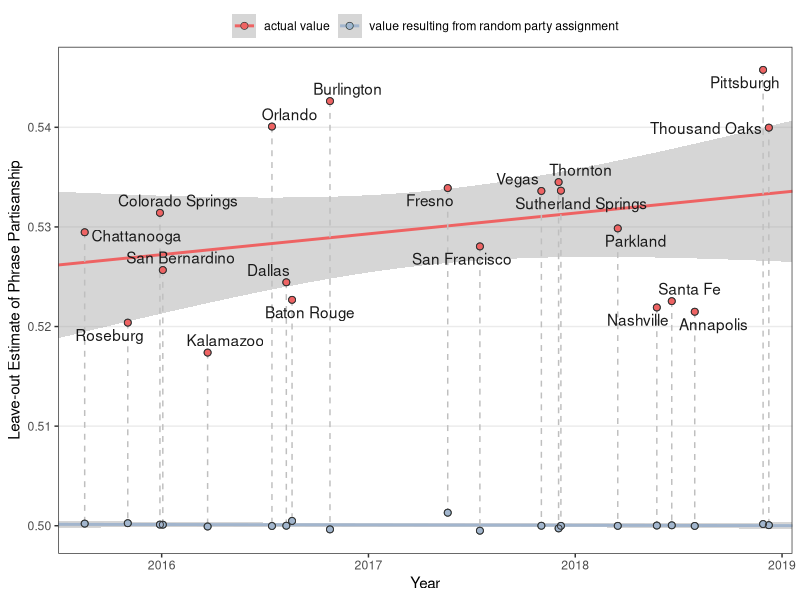
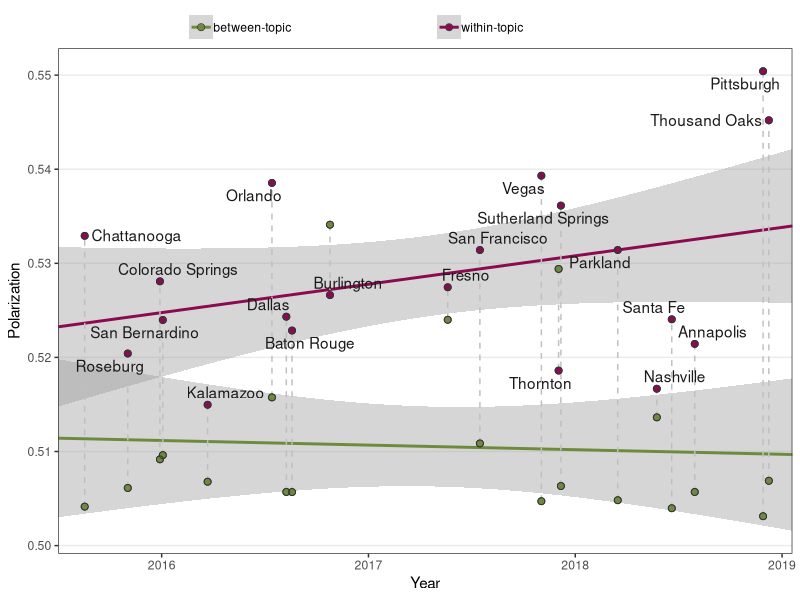

Recreate these plots in R, in order.
library(ggplot2)
library(ggrepel)
library(RColorBrewer)

setwd('/Users/ddemszky/Google_Drive/Research/Framing/NAACL/framing-twitter')


# plot overall polarization
data <- read.csv("data/polarization_clustered_relative.csv",header=TRUE)
ggplot(data, aes(x=year, y=polarization, color=is_actual))+
  stat_smooth(aes(group=is_actual), method=lm, se=TRUE, fullrange=TRUE) +
  geom_line(aes(group=label), color='gray75', linetype='dashed') +
  geom_point(aes(fill=is_actual), pch=21, size=2, colour='gray20')+
  geom_point() +
  geom_point(shape=1, size=2, colour='gray20') +
  geom_text_repel(data=subset(data, is_actual == 'actual value'), aes(label=label),color='gray10', show.legend = FALSE) +
  xlab('Year') +
  ylab('Leave-out Estimate of Phrase Partisanship') +
  theme_bw() +
  theme(legend.position="top", legend.direction="horizontal", legend.title = element_blank(), legend.box.margin=margin(-1,-10,-10,-10), panel.grid.major.x = element_blank(), panel.grid.minor = element_blank()) +
  scale_color_manual(values=c("indianred2", "lightsteelblue3")) +
  scale_x_continuous(limits = c(2015.5,2019.05), expand = c(0, 0)) 

data <- read.csv("data/topic_polarization_relative.csv",header=TRUE)

ggplot(data, aes(x=year, y=polarization, color=kind))+
  stat_smooth(aes(group=kind), method=lm, se=TRUE, fullrange=TRUE) +
  geom_line(aes(group=label), color='gray75', linetype='dashed') +
  geom_point(aes(fill=kind), pch=21, size=2, colour='gray20')+
  geom_point() +
  geom_point(shape=1, size=2, colour='gray20') +
  geom_text_repel(data=subset(data, kind == 'within-topic'), aes(label=label),color='gray10', show.legend = FALSE) +
  xlab('Year') +
  ylab('Polarization') +
  theme_bw() +
  theme(legend.position="top", legend.direction="horizontal", legend.title = element_blank(), legend.box.margin=margin(0,0,-10,0), legend.text = element_text(margin = margin(r =100, unit = "pt")), panel.grid.major.x = element_blank(), panel.grid.minor = element_blank()) +
  scale_color_manual(values=c("darkolivegreen4", "deeppink4")) +
  scale_x_continuous(limits = c(2015.5,2019.05), expand = c(0, 0)) 
